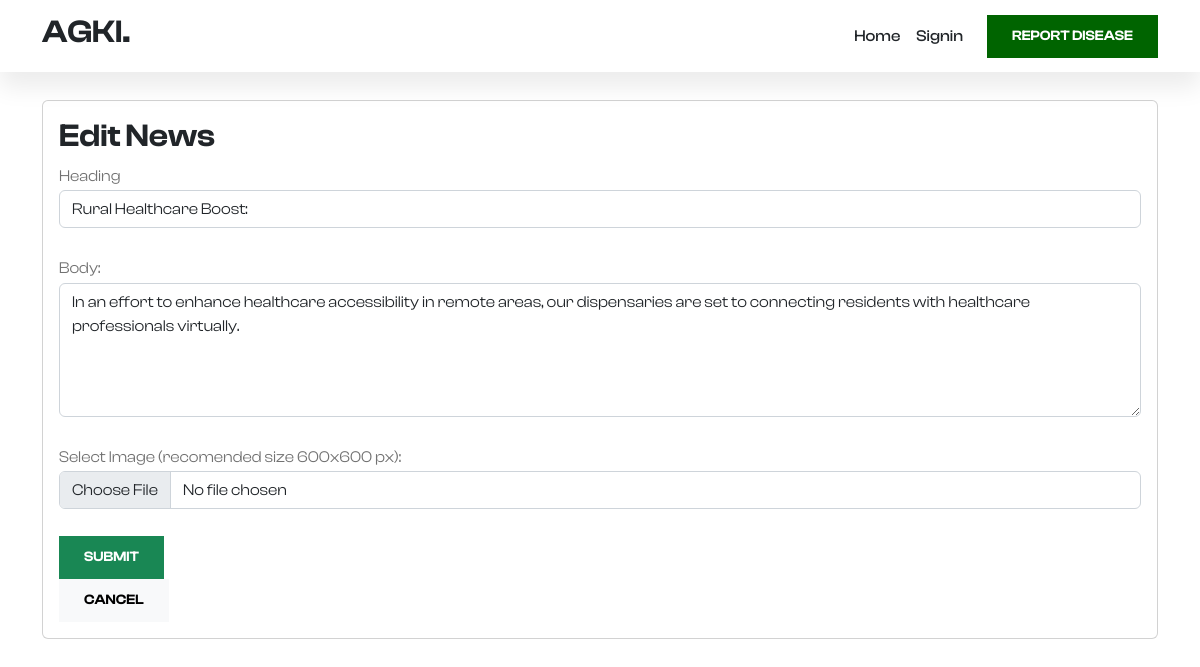
Page /newsedit/3/ on the committed database.
### app/models.py (models this page shows, shortened)
class News(models.Model):
    header = models.CharField(max_length=50)
    body = models.CharField(max_length=500)
    image = models.ImageField(upload_to ='media/',blank=True,null=True)

### app/views.py (the view)
# urls.py: path('newsedit/<str:pk>/', views.newsedit,name='newsedit'),
def newsedit(request,pk):
    s = News.objects.get(pk=pk)
    form = NewsForm(instance=s)
    if request.method=='POST':
        form = NewsForm(request.POST,instance=s)
        if form.is_valid():
            form.save()
            return redirect('index')
    context = {
            'form':form,
            's':s
         }
    return render(request,'app/newsedit.html',context)

### app/forms.py
class NewsForm(forms.ModelForm):
    class Meta:
        model = News
        fields = ['header','body','image']

### app/templates/app/newsedit.html (shortened to what this page needs)
{% load static %}
{% load i18n %}
<!doctype html>
<html lang="en">
<head>
    <link rel="stylesheet" href="https://cdn.jsdelivr.net/npm/bootstrap@5.2.0/dist/css/bootstrap.min.css">
    <link href="https://cdn.jsdelivr.net/npm/remixicon@2.5.0/fonts/remixicon.css" rel="stylesheet">
    <link rel="stylesheet" href="https://cdn.jsdelivr.net/npm/@fancyapps/ui@4.0/dist/fancybox.css">
    <link rel="stylesheet" href="https://unpkg.com/aos@next/dist/aos.css" />
    <link rel="stylesheet" href="{% static 'app/css/index.css' %}">
</head>
<body data-bs-spy="scroll" data-bs-target=".navbar">
    <nav class="navbar navbar-expand-lg bg-white sticky-top">
        <div class="container">
            <a class="navbar-brand" href="{% url 'index' %}">
                <h2>AGKI.</h2>
            </a>
            <div class="collapse navbar-collapse" id="navbarNav">
                <ul class="navbar-nav ms-auto">
                    <li class="nav-item">
                        <a class="nav-link" href="{% url 'index' %}">Home</a>
                    </li>
                    {% if user.is_authenticated %}
                    <li class="nav-item">
                        <a class="nav-link" href="{% url 'signout' %}">Signout</a>
                    </li>
                    {% else %}
                    <li class="nav-item">
                        <a class="nav-link" href="{% url 'signin' %}">Signin</a>
                    </li>
                    {% endif %}
                </ul>
                <a href="{% url 'sickinfo' %}" class="btn btn-brand ms-lg-3">Report Disease</a>
            </div>
        </div>
    </nav>
    <div class="container">
        <br>
      <div class="col-12 grid-margin stretch-card">
          <div class="card">
              <div class="card-body">
                  <h2 class="card-title">Edit News</h2>
                  <form class="forms-sample" method='POST' enctype="multipart/form-data">
                    <div class="form-group">
                      <label for="name">Heading</label>
                      <input type="text" class="form-control" name="header" value="{{s.header}}">
                    </div>
                    <br>
                    <div class="form-group">
                        <label for="gender">Body:</label>
                        <textarea class="form-control" name="body" rows="5">{{s.body}}</textarea>
                      </div>
                    <br>
                    <div class="form-group">
                      <label for="image">Select Image (recomended size 600x600 px):</label>
                      <input type="file" class="form-control" name="image" >
                      <br>
                    </div>
                    <button type="submit" class="btn btn-success mr-2">Submit</button>
                  </form>
                  <button class="btn btn-light" onclick="goBack()">Cancel</button>
              </div>
          </div>
      </div>
      </div>
</body>
</html>

### app/static/app/css/index.css (style rules this page uses)
:root { --c-dark: #212529; --c-brand: darkgreen; --c-brand-light: #4e8b57; --c-brand-rgb: 46, 139, 87; --c-body: #727272; --font-base: "ClashDisplay", sans-serif; --box-shadow: 0px 15px 25px rgba(0,0,0,0.08); --transition: all 0.5s ease; }
body { font-family: var(--font-base); line-height: 1.7; color: var(--c-body); }
h1, h2, h3,h4, h5, h6, .h1, .h2, .h3, .h4, .h5, .h6 { font-weight: 600; color: var(--c-dark); }
a { text-decoration: none; color: var(--c-brand); transition: var(--transition); }
.navbar { box-shadow: var(--box-shadow); }
.navbar-nav .nav-link { font-weight: 500; color: var(--c-dark); }
.btn { font-weight: 600; font-size: 14px; text-transform: uppercase; border-radius: 0; padding: 10px 24px; }
.btn-brand { background-color: var(--c-brand); border-color: var(--c-brand); color: white; }

### rows in the picture
News: header "Rural Healthcare Boost:", body "In an effort to enhance healthcare accessibility in remote areas, our dispensaries are set to connecting residents with healthcare professionals virtually."
